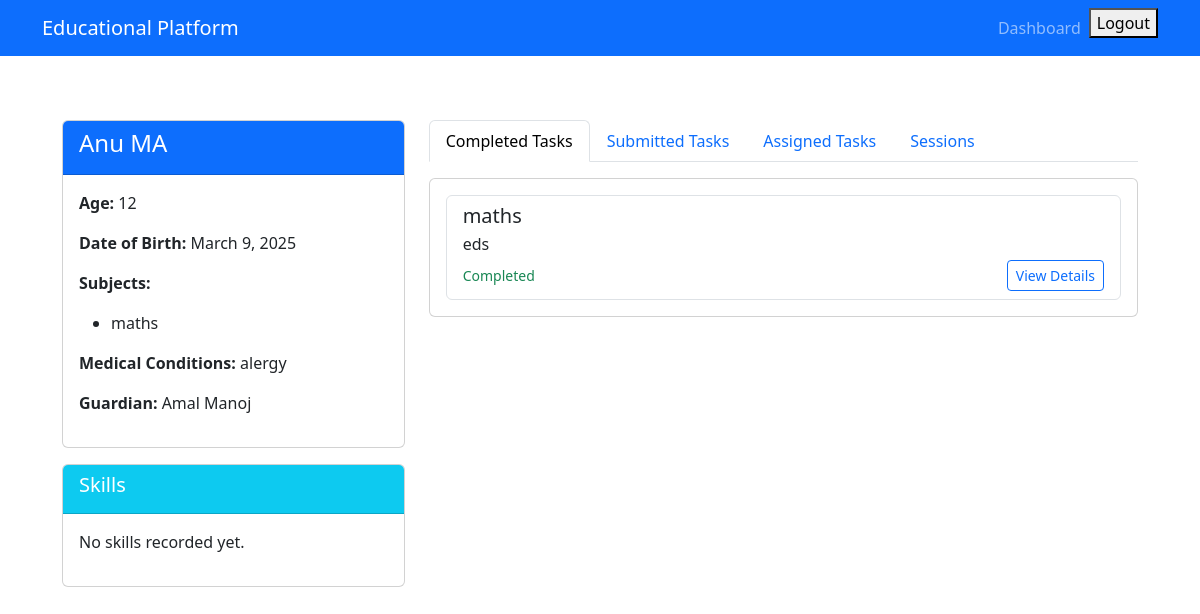
/child/public-profile/1/ (signed in), run on the app's committed database.
### child/models.py (models this page shows, shortened)
class Child(models.Model):
    user = models.OneToOneField(settings.AUTH_USER_MODEL, on_delete=models.CASCADE, related_name='child_profile')
    guardian = models.ForeignKey(Guardian, on_delete=models.CASCADE)
    age = models.IntegerField()
    dob = models.DateField()
    subjects = models.TextField()
    medical_conditions = models.TextField()

class Task(models.Model):
    STATUS_CHOICES = (
        ('assigned', 'Assigned'),
        ('submitted', 'Submitted'),
        ('completed', 'Completed')
    )
    title = models.CharField(max_length=200)
    description = models.TextField()
    trainer = models.ForeignKey(Trainer, on_delete=models.CASCADE, related_name='created_tasks')
    child = models.ForeignKey(Child, on_delete=models.CASCADE, related_name='assigned_tasks')
    subject = models.CharField(max_length=100)
    skill = models.CharField(max_length=100)
    created_at = models.DateTimeField(auto_now_add=True)
    due_date = models.DateField()
    status = models.CharField(max_length=20, choices=STATUS_CHOICES, default='assigned')

### accounts/models.py (models this page shows, shortened)
class User(AbstractUser):
    USER_TYPE_CHOICES = (
        ('guardian', 'Guardian'),
        ('child', 'Child'),
        ('trainer', 'Trainer'),
        ('health_professional', 'Health Professional'),
    )
    user_type = models.CharField(max_length=20, choices=USER_TYPE_CHOICES)

### guardian/models.py (models this page shows, shortened)
class Guardian(models.Model):
    user = models.OneToOneField(settings.AUTH_USER_MODEL, on_delete=models.CASCADE, related_name='guardian_profile')
    phone_number = models.CharField(max_length=15, blank=True)
    address = models.TextField(blank=True)

### child/views.py (the view)
# urls.py: path('public-profile/<int:child_id>/', views.public_profile, name='public_profile'),
@login_required
def public_profile(request, child_id):
    child = get_object_or_404(Child, id=child_id)
    if request.user.user_type not in ['trainer', 'admin'] and \
       (request.user.user_type != 'guardian' or request.user.guardian_profile != child.guardian):
        messages.error(request, "You don't have permission to view this profile.")
        return redirect('home')
    skills = ChildSkill.objects.filter(child=child)
    tasks = Task.objects.filter(child=child).order_by('-created_at')
    completed_tasks = tasks.filter(status='completed')
    submitted_tasks = tasks.filter(status='submitted')
    assigned_tasks = tasks.filter(status='assigned')
    subjects_list = child.subjects.split(',')
    past_sessions = VideoSessionParticipant.objects.filter(
        child=child,
        session__date__lt=timezone.now().date()
    ).order_by('-session__date', '-session__time')
    upcoming_sessions = VideoSessionParticipant.objects.filter(
        child=child,
        session__date__gte=timezone.now().date()
    ).order_by('session__date', 'session__time')
    if request.user.user_type == 'trainer':
        can_view_tasks = True
    else:
        can_view_tasks = False
    return render(request, 'child/public_profile.html', {
        'child': child,
        'subjects_list': subjects_list,
        'skills': skills,
        'tasks': tasks,
        'completed_tasks': completed_tasks,
        'submitted_tasks': submitted_tasks,
        'assigned_tasks': assigned_tasks,
        'past_sessions': past_sessions,
        'upcoming_sessions': upcoming_sessions,
        'is_guardian': request.user.user_type == 'guardian' and request.user.guardian_profile == child.guardian,
        'is_trainer': request.user.user_type == 'trainer',
        'can_view_tasks': can_view_tasks
    })

### templates/child/public_profile.html (shortened to what this page needs)
{% extends 'base.html' %}
{% block content %}
<div class="container mt-4">
    <div class="row">
        <div class="col-md-4">
            <div class="card">
                <div class="card-header bg-primary text-white">
                    <h4>{{ child.user.get_full_name }}</h4>
                </div>
                <div class="card-body">
                    <p><strong>Age:</strong> {{ child.age }}</p>
                    <p><strong>Date of Birth:</strong> {{ child.dob }}</p>
                    <p><strong>Subjects:</strong></p>
                    <ul>
                        {% for subject in subjects_list %}
                            <li>{{ subject }}</li>
                        {% endfor %}
                    </ul>
                    {% if is_guardian %}
                    <p><strong>Medical Conditions:</strong> {{ child.medical_conditions }}</p>
                    {% endif %}
                    <p><strong>Guardian:</strong> {{ child.guardian.user.get_full_name }}</p>
                </div>
            </div>
            <div class="card mt-3">
                <div class="card-header bg-info text-white">
                    <h5>Skills</h5>
                </div>
                <div class="card-body">
                    {% if skills %}
                        <ul class="list-group">
                            {% for skill in skills %}
                            <li class="list-group-item d-flex justify-content-between align-items-center">
                                {{ skill.skill_name }}
                                <div>
                                    {% for i in "12345" %}
                                        {% if forloop.counter <= skill.rating %}
                                            <i class="fas fa-star text-warning"></i>
                                        {% else %}
                                            <i class="far fa-star"></i>
                                        {% endif %}
                                    {% endfor %}
                                </div>
                            </li>
                            {% endfor %}
                        </ul>
                    {% else %}
                        <p>No skills recorded yet.</p>
                    {% endif %}
                </div>
            </div>
        </div>
        <div class="col-md-8">
            <ul class="nav nav-tabs" id="myTab" role="tablist">
                <li class="nav-item" role="presentation">
                    <button class="nav-link active" id="completed-tab" data-bs-toggle="tab" data-bs-target="#completed"
                            type="button" role="tab" aria-controls="completed" aria-selected="true">
                        Completed Tasks
                    </button>
                </li>
                <li class="nav-item" role="presentation">
                    <button class="nav-link" id="submitted-tab" data-bs-toggle="tab" data-bs-target="#submitted"
                            type="button" role="tab" aria-controls="submitted" aria-selected="false">
                        Submitted Tasks
                    </button>
                </li>
                {% if is_guardian or can_view_tasks %}
                <li class="nav-item" role="presentation">
                    <button class="nav-link" id="assigned-tab" data-bs-toggle="tab" data-bs-target="#assigned"
                            type="button" role="tab" aria-controls="assigned" aria-selected="false">
                        Assigned Tasks
                    </button>
                </li>
                {% endif %}
                <li class="nav-item" role="presentation">
                    <button class="nav-link" id="sessions-tab" data-bs-toggle="tab" data-bs-target="#sessions"
                            type="button" role="tab" aria-controls="sessions" aria-selected="false">
                        Sessions
                    </button>
                </li>
            </ul>
            <div class="tab-content mt-3" id="myTabContent">
                <div class="tab-pane fade show active" id="completed" role="tabpanel" aria-labelledby="completed-tab">
                    <div class="card">
                        <div class="card-body">
                            {% if completed_tasks %}
                                <div class="list-group">
                                    {% for task in completed_tasks %}
                                    <div class="list-group-item list-group-item-action">
                                        <div class="d-flex w-100 justify-content-between">
                                            <h5 class="mb-1">{{ task.title }}</h5>
                                        </div>
                                        <p class="mb-1">{{ task.description|truncatewords:30 }}</p>
                                        <div class="d-flex justify-content-between align-items-center">
                                            <small class="text-success">Completed</small>
                                            {% if is_guardian or can_view_tasks %}
                                            <a href="{% url 'trainer:task_detail' task.id %}" class="btn btn-sm btn-outline-primary">View Details</a>
                                            {% endif %}
                                        </div>
                                    </div>
                                    {% endfor %}
                                </div>
                            {% else %}
                                <p>No completed tasks yet.</p>
                            {% endif %}
                        </div>
                    </div>
                </div>
            </div>
        </div>
    </div>
</div>
{% endblock %}

### data on the page
Child: user.get_full_name "Anu MA", age "12", dob "March 9, 2025", subjects_list "maths", medical_conditions "alergy", guardian.user.get_full_name "Amal Manoj"
Task: title "maths", description "eds"
